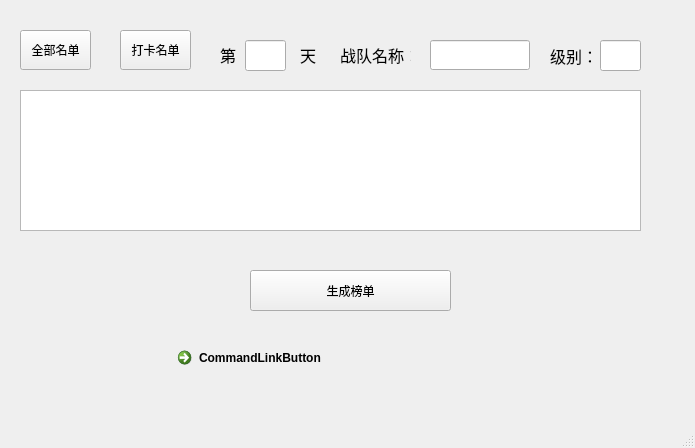
<?xml version="1.0" encoding="UTF-8"?>
<ui version="4.0">
 <class>MainWindow</class>
 <widget class="QMainWindow" name="MainWindow">
  <property name="geometry">
   <rect>
    <x>0</x>
    <y>0</y>
    <width>695</width>
    <height>448</height>
   </rect>
  </property>
  <property name="windowTitle">
   <string>MainWindow</string>
  </property>
  <widget class="QWidget" name="centralwidget">
   <widget class="QLabel" name="label_3">
    <property name="geometry">
     <rect>
      <x>220</x>
      <y>40</y>
      <width>21</width>
      <height>30</height>
     </rect>
    </property>
    <property name="font">
     <font>
      <pointsize>12</pointsize>
     </font>
    </property>
    <property name="text">
     <string>第</string>
    </property>
   </widget>
   <widget class="QLineEdit" name="days">
    <property name="geometry">
     <rect>
      <x>245</x>
      <y>40</y>
      <width>41</width>
      <height>31</height>
     </rect>
    </property>
    <property name="font">
     <font>
      <pointsize>12</pointsize>
     </font>
    </property>
    <property name="focusPolicy">
     <enum>Qt::ClickFocus</enum>
    </property>
   </widget>
   <widget class="QLineEdit" name="zhandui_name">
    <property name="geometry">
     <rect>
      <x>430</x>
      <y>40</y>
      <width>100</width>
      <height>30</height>
     </rect>
    </property>
    <property name="focusPolicy">
     <enum>Qt::ClickFocus</enum>
    </property>
   </widget>
   <widget class="QToolButton" name="daka_but">
    <property name="geometry">
     <rect>
      <x>120</x>
      <y>30</y>
      <width>71</width>
      <height>40</height>
     </rect>
    </property>
    <property name="text">
     <string>打卡名单</string>
    </property>
   </widget>
   <widget class="QTextBrowser" name="info_text">
    <property name="geometry">
     <rect>
      <x>20</x>
      <y>90</y>
      <width>621</width>
      <height>141</height>
     </rect>
    </property>
   </widget>
   <widget class="QLabel" name="label_5">
    <property name="geometry">
     <rect>
      <x>340</x>
      <y>40</y>
      <width>71</width>
      <height>30</height>
     </rect>
    </property>
    <property name="font">
     <font>
      <pointsize>12</pointsize>
     </font>
    </property>
    <property name="text">
     <string>战队名称：</string>
    </property>
   </widget>
   <widget class="QCommandLinkButton" name="rst_but">
    <property name="geometry">
     <rect>
      <x>170</x>
      <y>340</y>
      <width>185</width>
      <height>41</height>
     </rect>
    </property>
    <property name="text">
     <string>CommandLinkButton</string>
    </property>
   </widget>
   <widget class="QLabel" name="label_4">
    <property name="geometry">
     <rect>
      <x>300</x>
      <y>40</y>
      <width>21</width>
      <height>30</height>
     </rect>
    </property>
    <property name="font">
     <font>
      <pointsize>12</pointsize>
     </font>
    </property>
    <property name="text">
     <string>天</string>
    </property>
   </widget>
   <widget class="QToolButton" name="all_but">
    <property name="geometry">
     <rect>
      <x>20</x>
      <y>30</y>
      <width>71</width>
      <height>40</height>
     </rect>
    </property>
    <property name="text">
     <string>全部名单</string>
    </property>
   </widget>
   <widget class="QToolButton" name="run_but">
    <property name="geometry">
     <rect>
      <x>250</x>
      <y>270</y>
      <width>201</width>
      <height>41</height>
     </rect>
    </property>
    <property name="text">
     <string>生成榜单</string>
    </property>
   </widget>
   <widget class="QLabel" name="label">
    <property name="geometry">
     <rect>
      <x>550</x>
      <y>45</y>
      <width>41</width>
      <height>21</height>
     </rect>
    </property>
    <property name="font">
     <font>
      <pointsize>12</pointsize>
     </font>
    </property>
    <property name="text">
     <string>级别：</string>
    </property>
   </widget>
   <widget class="QLineEdit" name="level">
    <property name="geometry">
     <rect>
      <x>600</x>
      <y>40</y>
      <width>41</width>
      <height>31</height>
     </rect>
    </property>
    <property name="font">
     <font>
      <pointsize>12</pointsize>
     </font>
    </property>
    <property name="focusPolicy">
     <enum>Qt::ClickFocus</enum>
    </property>
   </widget>
  </widget>
  <widget class="QMenuBar" name="menubar">
   <property name="geometry">
    <rect>
     <x>0</x>
     <y>0</y>
     <width>695</width>
     <height>23</height>
    </rect>
   </property>
  </widget>
  <widget class="QStatusBar" name="statusbar"/>
 </widget>
 <resources/>
 <connections>
  <connection>
   <sender>all_but</sender>
   <signal>clicked()</signal>
   <receiver>MainWindow</receiver>
   <slot>close()</slot>
   <hints>
    <hint type="sourcelabel">
     <x>55</x>
     <y>72</y>
    </hint>
    <hint type="destinationlabel">
     <x>282</x>
     <y>223</y>
    </hint>
   </hints>
  </connection>
  <connection>
   <sender>daka_but</sender>
   <signal>clicked()</signal>
   <receiver>MainWindow</receiver>
   <slot>close()</slot>
   <hints>
    <hint type="sourcelabel">
     <x>155</x>
     <y>72</y>
    </hint>
    <hint type="destinationlabel">
     <x>282</x>
     <y>223</y>
    </hint>
   </hints>
  </connection>
  <connection>
   <sender>run_but</sender>
   <signal>clicked()</signal>
   <receiver>MainWindow</receiver>
   <slot>close()</slot>
   <hints>
    <hint type="sourcelabel">
     <x>260</x>
     <y>313</y>
    </hint>
    <hint type="destinationlabel">
     <x>282</x>
     <y>223</y>
    </hint>
   </hints>
  </connection>
  <connection>
   <sender>rst_but</sender>
   <signal>clicked()</signal>
   <receiver>MainWindow</receiver>
   <slot>close()</slot>
   <hints>
    <hint type="sourcelabel">
     <x>262</x>
     <y>383</y>
    </hint>
    <hint type="destinationlabel">
     <x>282</x>
     <y>223</y>
    </hint>
   </hints>
  </connection>
 </connections>
</ui>
